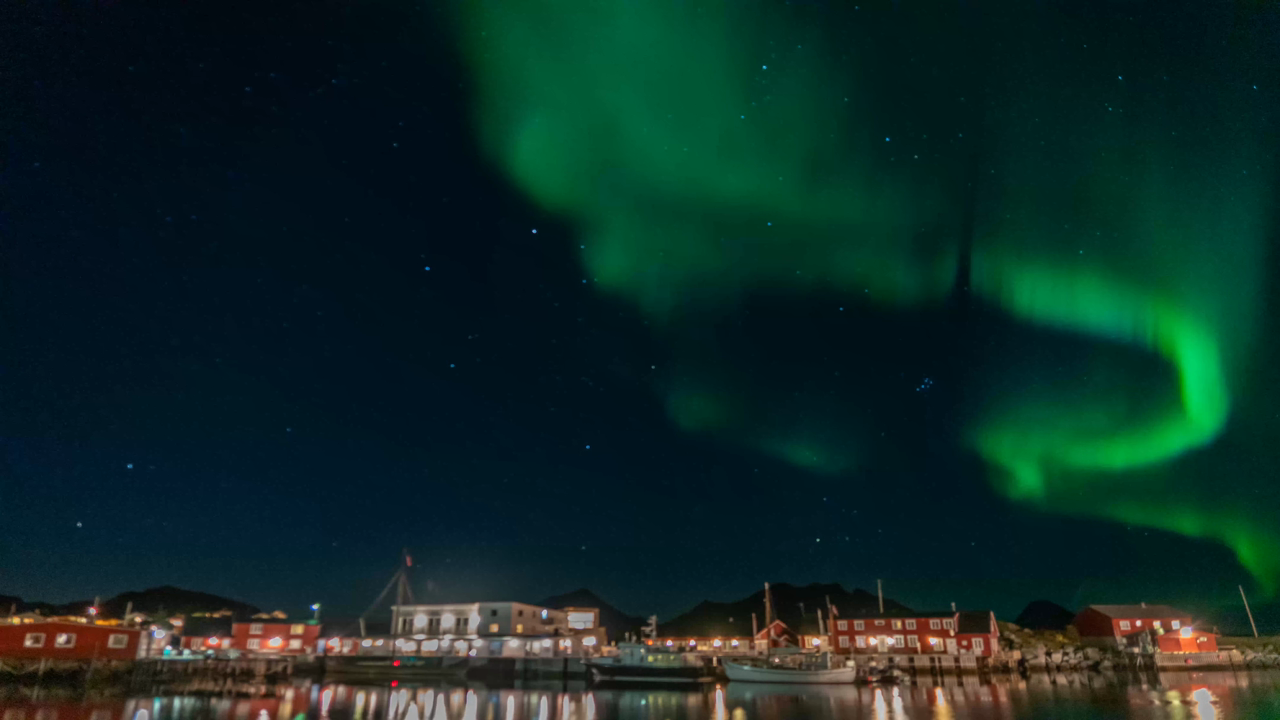
#> input picture projects/ep06_solar_storm/thumbs/plates/aur_curtain.png, 1280 x 720 px, given in place of meteorite_cut.png, which was not available; the run also reads 2 pictures not shown here
$ python compose.py
#> lines starting #> are read from the running program, lines starting #| are printed output that depends on the picture; after the words box and inside, x2 and y2 are one past the last pixel; in counts of white or black regions, pixels touching at a corner belong together; pictures that were not available may be replaced by others from this repository, and a replacement may not be noted
### projects/ep04_earth_age/thumbs/design.py
"""EP04 thumbnails as designed scenes: one light, one palette, text and objects layered in depth.

python design.py            -> ../meta/thumb_K_*.jpg ... thumb_N_*.jpg
"""
import pathlib, random
import numpy as np
from PIL import Image, ImageDraw, ImageFilter, ImageFont, ImageChops

HERE = pathlib.Path(__file__).resolve().parent
PL = HERE / "plates"
META = HERE.parent / "meta"
FONT = str(HERE.parents[2] / "assets" / "fonts" / "Anton-Regular.ttf.ttf")
W, H = 1280, 720
YELLOW = (255, 210, 74)


# ---------- helpers ------------------------------------------------------------------------------
def f32(im):
    return np.asarray(im.convert("RGB"), dtype=np.float32) / 255


def pil(a):
    return Image.fromarray((np.clip(a, 0, 1) * 255).astype(np.uint8))


def cutout(name, thr=40):
    im = Image.open(PL / name).convert("RGBA")
    a = im.split()[3].point(lambda v: 255 if v > thr else int(v * 255 / thr) if v > 8 else 0)
    im.putalpha(a)
    return im.crop(a.point(lambda v: 255 if v > 128 else 0).getbbox())


def fit_h(im, h):
    return im.resize((round(im.width * h / im.height), h), Image.LANCZOS)


# [4 lines left out: function radial, not called in this run]


def paste(base, obj, x, y):
    """Alpha-composite an RGBA PIL object onto a float canvas."""
    layer = Image.new("RGBA", (W, H), (0, 0, 0, 0))
    layer.paste(obj, (int(x), int(y)), obj)
    a = np.asarray(layer, np.float32) / 255
    return base * (1 - a[..., 3:]) + a[..., :3] * a[..., 3:]


def glow_from(obj, x, y, color, blur, gain):
    layer = Image.new("L", (W, H), 0)
    layer.paste(obj.split()[3], (int(x), int(y)))
    g = np.asarray(layer.filter(ImageFilter.GaussianBlur(blur)), np.float32)[..., None] / 255
    return g * np.asarray(color, np.float32) * gain


def rim(obj, dx, dy, color, width=10):
    """Light catching one edge of an object: alpha minus alpha shifted away from the light."""
    a = obj.split()[3]
    shifted = ImageChops.offset(a, int(-dx * width), int(-dy * width))
    edge = ImageChops.subtract(a, shifted).filter(ImageFilter.GaussianBlur(2.5))
    tint = Image.new("RGBA", obj.size, color + (0,))
    tint.putalpha(edge)
    out = obj.copy()
    return Image.alpha_composite(out, tint)


# [20 lines left out: function text_layer, not called in this run]


def finish(a, shadows=(0.02, 0.07, 0.09), highs=(1.0, 0.72, 0.42), amount=0.35, vignette=0.55, grain=0.035, seed=1):
    """One grade over everything: teal shadows, warm highlights, vignette, film grain."""
    lum = (a @ np.array([0.2126, 0.7152, 0.0722], np.float32))[..., None]
    toned = a + (np.asarray(shadows, np.float32) * (1 - lum) ** 2 + (np.asarray(highs, np.float32) - 0.7) * lum ** 2 * 0.25) * amount
    y, x = np.mgrid[0:H, 0:W]
    v = 1 - vignette * np.clip(np.hypot((x - W / 2) / (W * 0.62), (y - H / 2) / (H * 0.7)), 0, 1) ** 2.2
    toned *= v[..., None]
    rng = np.random.default_rng(seed)
    toned += rng.normal(0, grain, (H, W, 1)).astype(np.float32)
    toned = np.clip(toned, 0, 1)
    # gentle S-curve for punch
    return toned ** 0.95 * (1.08 - 0.08 * toned)


def embers(a, n, box, color=(1.0, 0.55, 0.15), seed=3):
    rng = random.Random(seed)
    layer = Image.new("L", (W, H), 0)
    d = ImageDraw.Draw(layer)
    x0, y0, x1, y1 = box
    for _ in range(n):
        x, y = rng.uniform(x0, x1), rng.uniform(y0, y1)
        r = rng.choice([1, 1, 1.5, 2, 3])
        d.ellipse((x - r, y - r, x + r, y + r), fill=rng.randint(120, 255))
    g = np.asarray(layer.filter(ImageFilter.GaussianBlur(1.2)), np.float32)[..., None] / 255
    halo = np.asarray(layer.filter(ImageFilter.GaussianBlur(6)), np.float32)[..., None] / 255
    return a + (g * 1.6 + halo * 1.2) * np.asarray(color, np.float32)


def save(a, name):
    pil(a).save(META / name, quality=94)
    print("saved", name)


rock = cutout("meteorite_cut.png")
#> in cutout, `a = im.split()[3].point(lambda v: 255 if v > thr else int(v * 255 / th..`: a: PIL image 1280x720 L; every value is 255


# ---------- K: the number behind the rock ---------------------------------------------------------
# [103 lines left out: functions design_K, design_L, design_M, design_N, not called in this run]


# [2 lines that do not run on import are left out]

### projects/ep06_solar_storm/thumbs/compose.py
"""EP06 thumbnails. One scene, one light: the real Sun (NASA/SDO) on the left throws a stream of plasma across
the frame; the Earth on the right catches it, its night side lit by an aurora. The headline is set in the
same heat as the Sun — white-hot core, orange glow — so the type reads as part of the picture."""
import pathlib, sys
import numpy as np
from PIL import Image, ImageDraw, ImageFilter, ImageFont

sys.path.insert(0, str(pathlib.Path(__file__).resolve().parents[2] / "ep04_earth_age" / "thumbs"))
import design as D

HERE = pathlib.Path(__file__).resolve().parent
META = HERE.parent / "meta"
W, H = D.W, D.H
HOT = np.array([1.0, 0.55, 0.16], np.float32)
FONT = D.FONT


def stars(seed=5, n=380):
    rng = np.random.default_rng(seed)
    L = Image.new("L", (W, H), 0); d = ImageDraw.Draw(L)
    for _ in range(n):
        x, y = rng.uniform(0, W), rng.uniform(0, H); r = rng.choice([0.6, 0.8, 1.0, 1.4])
        d.ellipse((x - r, y - r, x + r, y + r), fill=int(rng.uniform(60, 220)))
    return np.asarray(L.filter(ImageFilter.GaussianBlur(0.6)), np.float32)[..., None] / 255 * np.array([0.8, 0.85, 1.0])


def sun_layer(plate, flip, scale, dx, dy):
    """The SDO frame as light: black sky stays black, so it simply adds onto space."""
    im = Image.open(HERE / "plates" / plate).convert("RGB")
    if flip:
        im = im.transpose(Image.FLIP_LEFT_RIGHT)
    im = im.resize((int(im.width * scale), int(im.height * scale)), Image.LANCZOS)
    canvas = Image.new("RGB", (W, H), 0); canvas.paste(im, (dx, dy))
    a = D.f32(canvas)
    return np.clip((a - 0.02) * 1.08, 0, 1)


def stream(a, pts, width, seed=2):
    """A glowing plasma ribbon along a polyline: wide soft halo, bright thin core, sparks along the way."""
    L = Image.new("L", (W, H), 0); d = ImageDraw.Draw(L)
    n = len(pts)
    for k in range(n - 1):
        w = int(width * (1 - k / n) + 3)
        d.line([pts[k], pts[k + 1]], fill=255, width=w, joint="curve")
    halo = np.asarray(L.filter(ImageFilter.GaussianBlur(38)), np.float32)[..., None] / 255
    mid = np.asarray(L.filter(ImageFilter.GaussianBlur(12)), np.float32)[..., None] / 255
    core = np.asarray(L.filter(ImageFilter.GaussianBlur(3)), np.float32)[..., None] / 255
    a = a + halo * HOT * 0.9 + mid * HOT * 0.7 + core * np.array([1.0, 0.85, 0.6]) * 0.35
    xs = [p[0] for p in pts]; ys = [p[1] for p in pts]
    return D.embers(a, 160, (min(xs), min(ys) - 40, max(xs), max(ys) + 40), color=(1.0, 0.6, 0.2), seed=seed)


def cloud(a, poly, seed=4, gain=0.5):
    """The CME: a wide, faint, textured haze fanning out from the eruption (no hard edges)."""
    L = Image.new("L", (W, H), 0); ImageDraw.Draw(L).polygon(poly, fill=255)
    m = np.asarray(L.filter(ImageFilter.GaussianBlur(70)), np.float32) / 255
    rng = np.random.default_rng(seed)
    n = Image.fromarray((rng.random((H // 16, W // 16)) * 255).astype(np.uint8)).resize((W, H), Image.BICUBIC)
    n = np.asarray(n.filter(ImageFilter.GaussianBlur(10)), np.float32) / 255
    return a + (m * (0.55 + 0.9 * n))[..., None] * HOT * gain


def earth_layer(size):
    im = Image.open(HERE / "hero" / "earth_full.png").convert("RGBA")
    im = im.crop(im.split()[3].point(lambda v: 255 if v > 10 else 0).getbbox())
    return im.resize((size, int(im.height * size / im.width)), Image.LANCZOS)


def hot_text(a, lines, size, x, y, align="left", spacing=0.98):
    """Headline in the Sun's own light: orange bloom, then a white-yellow core."""
    L = Image.new("L", (W, H), 0); d = ImageDraw.Draw(L)
    sizes = size if isinstance(size, list) else [size] * len(lines)
    yy = y
    for ln, sz in zip(lines, sizes):
        f = ImageFont.truetype(FONT, sz)
        w = d.textlength(ln, font=f)
        xx = x - w if align == "right" else x - w / 2 if align == "center" else x
        d.text((xx, yy), ln, font=f, fill=255); yy += int(sz * spacing)
    m = np.asarray(L, np.float32)[..., None] / 255
    shadow = np.asarray(L.filter(ImageFilter.GaussianBlur(16)), np.float32)[..., None] / 255
    a = a * (1 - shadow * 0.75)                                            # dark bed so the type cuts out
    a = a + np.asarray(L.filter(ImageFilter.GaussianBlur(30)), np.float32)[..., None] / 255 * HOT * 0.85
    a = a + np.asarray(L.filter(ImageFilter.GaussianBlur(7)), np.float32)[..., None] / 255 * HOT * 0.6
    ramp = np.linspace(1.0, 0.0, H)[:, None, None]                         # hotter at the top of each letter
    core = np.array([1.0, 0.98, 0.9]) * 0.4 + np.array([1.0, 0.8, 0.3]) * 0.6
    return a * (1 - m) + m * core * (0.92 + 0.08 * ramp)


def scene(name, plate, flip, scale, sdx, sdy, earth_size, ex, ey, fan, text, tsize, tx, ty, align="left"):
    a = stars() * 0.8
#> in stars, `L = Image.new('L', (W, H), 0)`: L: PIL image 1280x720 L; every value is 0
    a = np.maximum(a, sun_layer(plate, flip, scale, sdx, sdy))
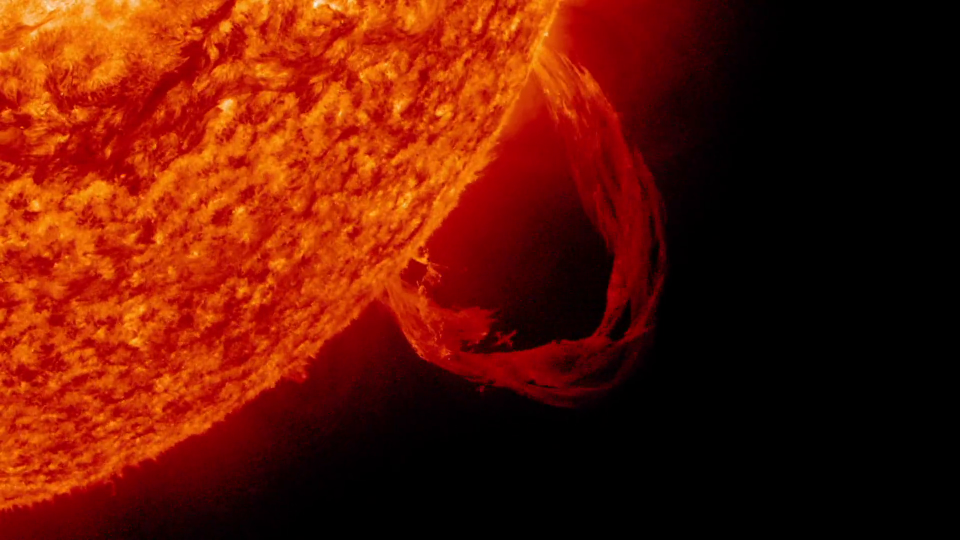
#> input picture projects/ep06_solar_storm/thumbs/plates/sun_limb.png, 1920 x 1080 px (shown at 1/2 size)
#> in sun_layer, im is the input picture: PIL image 1920x1080 RGB; mean R, G, B 99.8, 22.9, 3.4
#> in sun_layer, `canvas = Image.new('RGB', (W, H), 0)`: canvas: PIL image 1280x720 RGB; every value is 0
    a = cloud(a, fan)
#> in cloud, `ImageDraw.Draw(L).polygon(poly, fill=255)`:
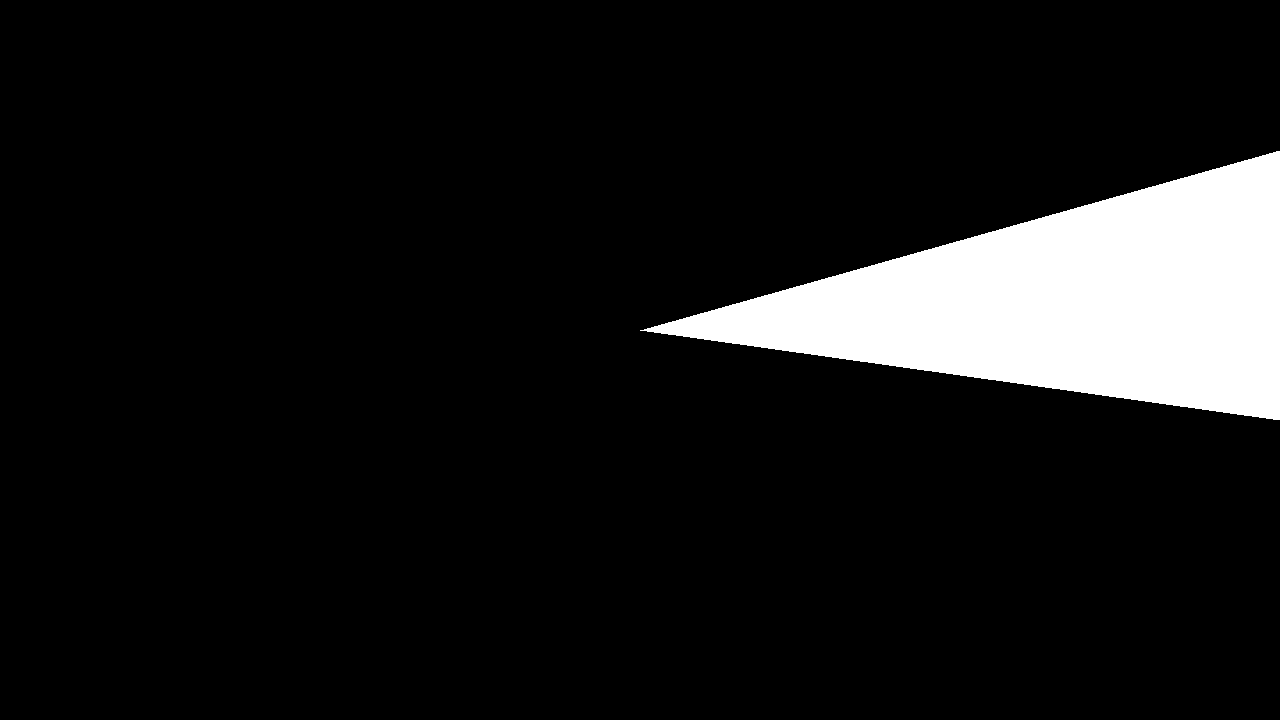
#> L: PIL image 1280x720 L; 9.4% white; 1 white region, box (x1, y1, x2, y2) and area: (640, 151, 1280, 420) 86400
    xs = [p[0] for p in fan]; ys = [p[1] for p in fan]
    a = D.embers(a, 45, (min(xs) + 120, min(ys), max(xs), max(ys)), color=(1.0, 0.6, 0.2), seed=2)
    e = earth_layer(earth_size)
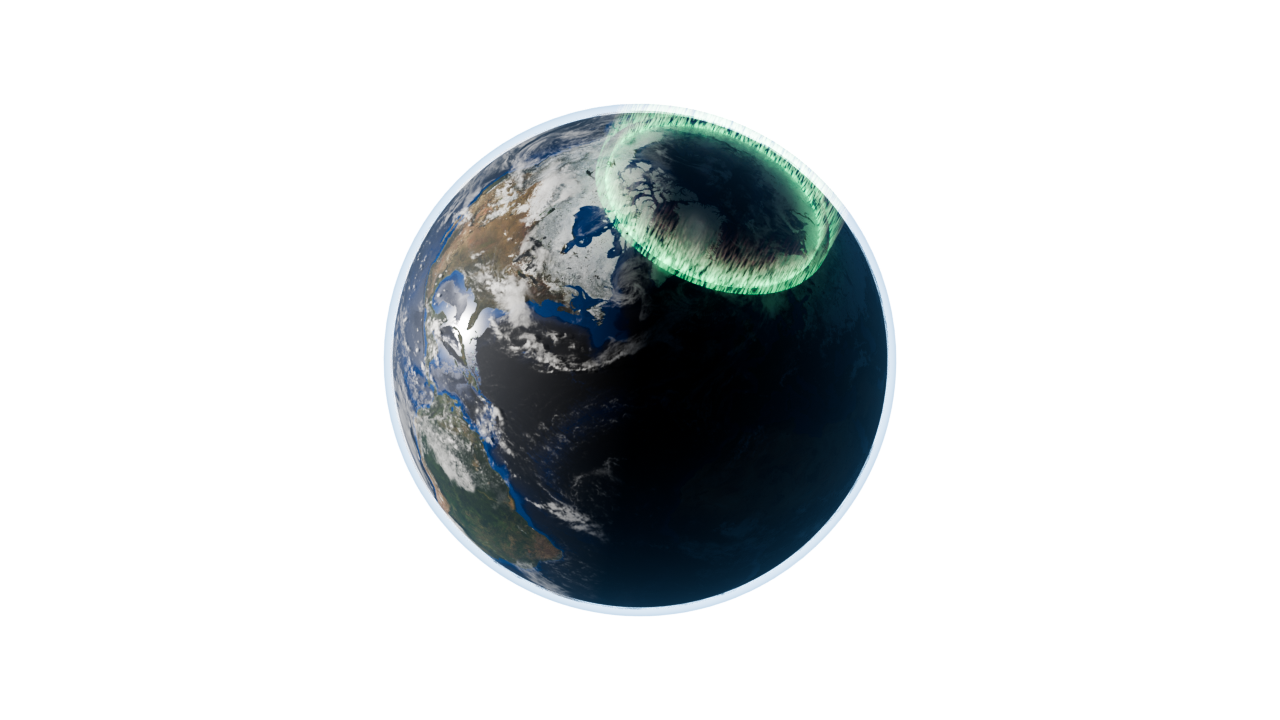
#> input picture projects/ep06_solar_storm/thumbs/hero/earth_full.png, 1280 x 720 px
#> in earth_layer, im is the input picture: PIL image 1280x720 RGBA; mean R, G, B, A 14.2, 17.6, 18.8, 54.5
    e = D.rim(e, -1, 0, (255, 150, 60), width=6)                            # sunward edge catches the plasma
    a = a + D.glow_from(e, ex, ey, (1.0, 0.45, 0.15), 30, 0.35)
    a = D.paste(a, e, ex, ey)
#> in paste, `layer = Image.new("RGBA", (W, H), (0, 0, 0, 0))`: layer: PIL image 1280x720 RGBA; every value is 0
#> in paste, `return base * (1 - a[..., 3:]) + a[..., :3] * a[..., 3:]`:
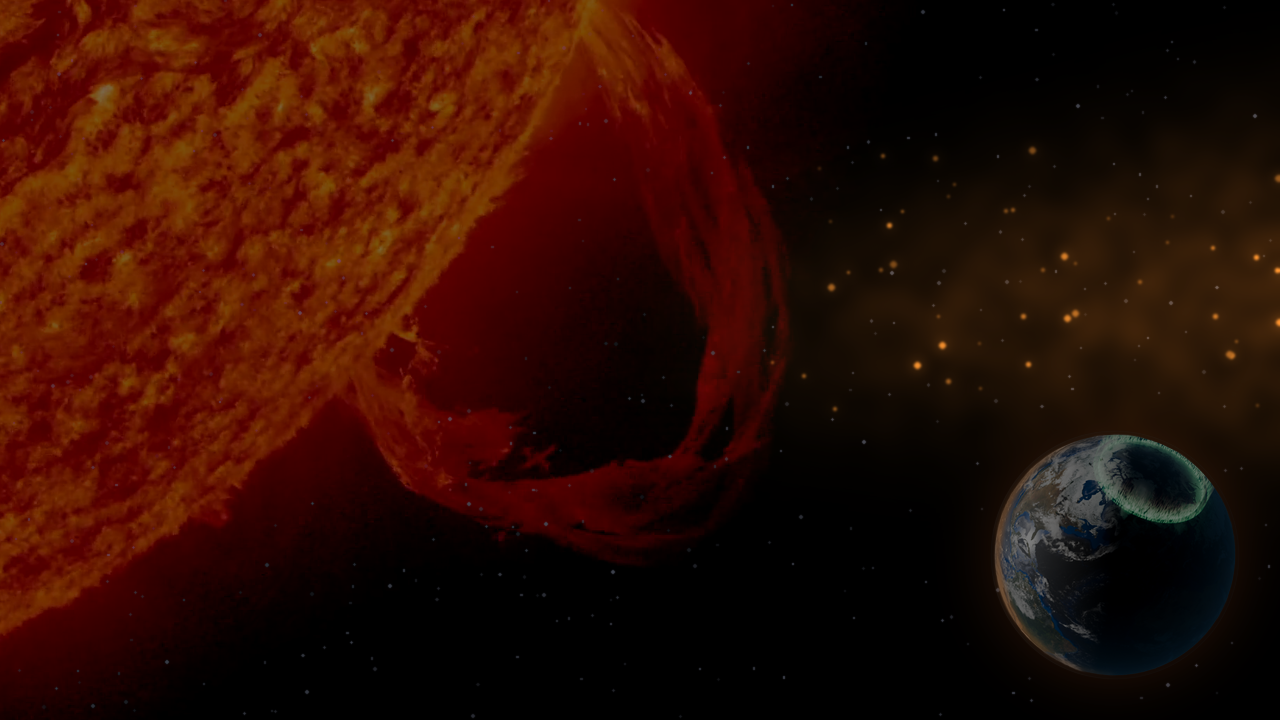
#> returned value: shape (720, 1280, 3) float64; mean of channels 0, 1, 2 0.387, 0.103, 0.0272; drawn with min black and max white
    a = hot_text(a, text, tsize, tx, ty, align)
#> the loop in hot_text, `for ln, sz in zip(lines, sizes):` made 2 passes
#> (w, xx) on passes 1 to 2: (650.6, 594.4), (639.9, 605.1)
#> after the loop in hot_text, `for ln, sz in zip(lines, sizes):`: yy = 260
    a = D.finish(a, shadows=(0.03, 0.01, 0.0), highs=(1.0, 0.7, 0.4), amount=0.25, vignette=0.45, grain=0.025)
#> in finish, `toned *= v[..., None]`:
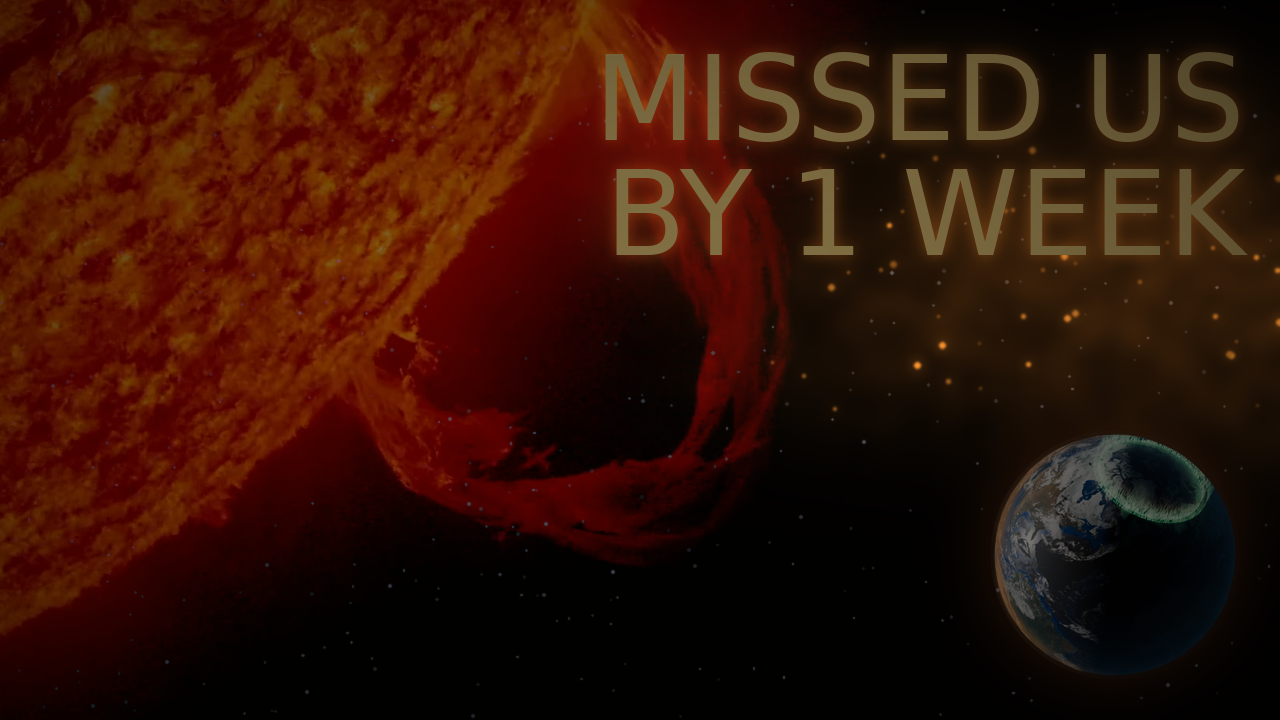
#> toned: shape (720, 1280, 3) float64; mean of channels 0, 1, 2 0.377, 0.126, 0.0413; drawn with min black and max white
    D.pil(a).save(META / name, quality=94)
    print("saved", name)


def poles(a, xs, base, top, sparks=()):
    """Telegraph poles and sagging wires as black silhouettes against the aurora; sparks at the insulators."""
    L = Image.new("L", (W, H), 0); d = ImageDraw.Draw(L)
    heads = []
    for x, s in xs:                                   # s: perspective scale
        h = (base - top) * s
        d.rectangle((x - 5 * s, base - h, x + 5 * s, base), fill=255)
        for k in range(2):
            y = base - h + (14 + 26 * k) * s
            d.rectangle((x - 46 * s, y, x + 46 * s, y + 6 * s), fill=255)
            heads.append([(x - 40 * s, y), (x + 40 * s, y)])
    for k in range(len(heads) - 2):
        for j in range(2):
            (x0, y0), (x1, y1) = heads[k][j], heads[k + 2][j]
            pts = [(x0 + (x1 - x0) * t, y0 + (y1 - y0) * t + 30 * np.sin(np.pi * t) * abs(x1 - x0) / 400) for t in np.linspace(0, 1, 30)]
            d.line(pts, fill=255, width=3)
    m = np.asarray(L.filter(ImageFilter.GaussianBlur(0.8)), np.float32)[..., None] / 255
    a = a * (1 - m) + m * 0.01
    for (x, y) in sparks:
        S = Image.new("L", (W, H), 0); ImageDraw.Draw(S).ellipse((x - 6, y - 6, x + 6, y + 6), fill=255)
        for r, g in ((90, 3.0), (26, 2.4), (5, 1.6)):
            a = a + np.asarray(S.filter(ImageFilter.GaussianBlur(r)), np.float32)[..., None] / 255 * np.array([1.0, 0.8, 0.5]) * g
        a = D.embers(a, 40, (x - 90, y - 40, x + 90, y + 120), color=(1.0, 0.7, 0.3), seed=x)
    return a


def sky(name, plate, text, tsize, tx, ty, align, pole_xs, base, top, sparks, redden=0.0):
    a = D.f32(Image.open(HERE / "plates" / plate).convert("RGB").resize((W, H), Image.LANCZOS))
    lum = a.mean(axis=2, keepdims=True)
    a = np.clip(lum + (a - lum) * 1.9, 0, 1)                                # the aurora's own colour, saturated
    if redden:                                                              # the upper sky towards blood red
        yy = np.linspace(1, 0, H)[:, None, None] ** 1.3
        a = a * (1 + yy * redden * np.array([1.6, -0.35, -0.2]))
    a = np.clip(a * 1.35, 0, 1) ** 1.1
    a = poles(a, pole_xs, base, top, sparks)
#> after the loop in poles, `for x, s in xs:`: heads = [[(830, 250), (930, 250)], [(830, 282.5), (930, 282.5)], [(1080, 344), (1160, 344)], [(1080, 370), (1160, 370)], [(1222.2, 411.7), (1287.8, 411.7)], [(1222.2, 433), (1287.8, 433)]]
#> the loop in poles, `for k in range(len(heads) - 2):` made 4 passes
    a = hot_text(a, text, tsize, tx, ty, align)
#> the loop in hot_text (call 2), `for ln, sz in zip(lines, sizes):` made 2 passes
#> (w, xx) on passes 1 to 2: (518.1, 60), (839.1, 60)
    a = D.finish(a, shadows=(0.0, 0.03, 0.02), highs=(1.0, 0.7, 0.4), amount=0.25, vignette=0.5, grain=0.03)
    D.pil(a).save(META / name, quality=94)
    print("saved", name)


if __name__ == "__main__":
    # A: the miss — plasma flies past, headline on the empty right
    scene("thumb_A_missed.jpg", "sun_limb.png", False, 0.78, -250, -70, 250, 990, 430,
          [(640, 330), (1280, 150), (1280, 420)], ["MISSED US", "BY 1 WEEK"], [118, 118], 1245, 30, "right")
    # B: 1859 — the sky on fire over the telegraph line
    sky("thumb_B_skyfire.jpg", "aur_redgreen.png", ["THE SKY", "CAUGHT FIRE"], [124, 124], 60, 36, "left",
        [(880, 1.25), (1120, 1.0), (1255, 0.82)], 720, 330, [(880 - 58, 720 - 390 * 1.25 + 17), (1120 + 40, 720 - 390 + 40)], redden=0.35)
    # C: the Sun, close — the Earth tiny in front of it
    scene("thumb_C_tried.jpg", "sun_erupt.png", False, 0.9, -120, 160, 150, 1060, 70,
          [(560, 420), (1280, 60), (1280, 330)], ["IT ALREADY", "HAPPENED"], [112, 112], 40, 36, "left")
